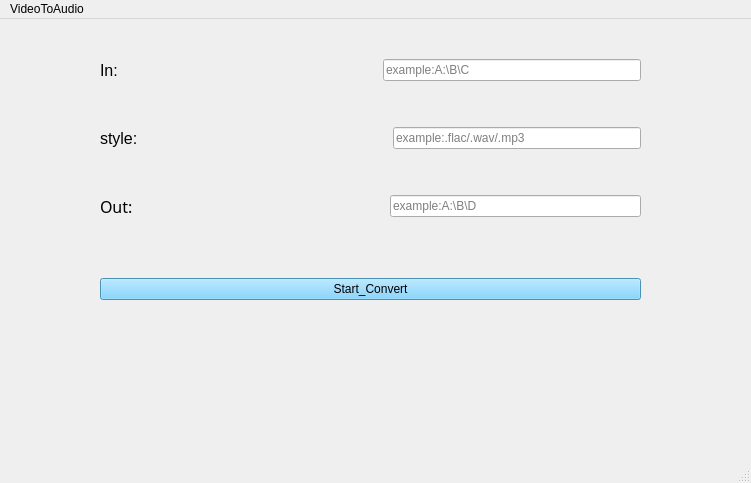
<?xml version="1.0" encoding="UTF-8"?>
<ui version="4.0">
 <class>MainWindow</class>
 <widget class="QMainWindow" name="MainWindow">
  <property name="geometry">
   <rect>
    <x>0</x>
    <y>0</y>
    <width>751</width>
    <height>483</height>
   </rect>
  </property>
  <property name="windowTitle">
   <string>MainWindow</string>
  </property>
  <widget class="QWidget" name="centralwidget">
   <widget class="QWidget" name="verticalLayoutWidget_2">
    <property name="geometry">
     <rect>
      <x>100</x>
      <y>40</y>
      <width>541</width>
      <height>241</height>
     </rect>
    </property>
    <layout class="QVBoxLayout" name="verticalLayout_2">
     <item>
      <layout class="QVBoxLayout" name="verticalLayout">
       <item>
        <layout class="QHBoxLayout" name="horizontalLayout_5">
         <item>
          <widget class="QLabel" name="label_5">
           <property name="font">
            <font>
             <family>Arial</family>
             <pointsize>12</pointsize>
            </font>
           </property>
           <property name="text">
            <string>In:</string>
           </property>
          </widget>
         </item>
         <item>
          <spacer name="horizontalSpacer_5">
           <property name="orientation">
            <enum>Qt::Horizontal</enum>
           </property>
           <property name="sizeHint" stdset="0">
            <size>
             <width>40</width>
             <height>20</height>
            </size>
           </property>
          </spacer>
         </item>
         <item>
          <widget class="QLineEdit" name="lineEdit_5">
           <property name="text">
            <string/>
           </property>
           <property name="placeholderText">
            <string>example:A:\B\C</string>
           </property>
          </widget>
         </item>
        </layout>
       </item>
       <item>
        <spacer name="verticalSpacer">
         <property name="orientation">
          <enum>Qt::Vertical</enum>
         </property>
         <property name="sizeHint" stdset="0">
          <size>
           <width>20</width>
           <height>40</height>
          </size>
         </property>
        </spacer>
       </item>
       <item>
        <layout class="QHBoxLayout" name="horizontalLayout">
         <item>
          <widget class="QLabel" name="label">
           <property name="font">
            <font>
             <family>Arial</family>
             <pointsize>12</pointsize>
            </font>
           </property>
           <property name="text">
            <string>style:</string>
           </property>
          </widget>
         </item>
         <item>
          <spacer name="horizontalSpacer">
           <property name="orientation">
            <enum>Qt::Horizontal</enum>
           </property>
           <property name="sizeHint" stdset="0">
            <size>
             <width>40</width>
             <height>20</height>
            </size>
           </property>
          </spacer>
         </item>
         <item>
          <widget class="QLineEdit" name="lineEdit">
           <property name="text">
            <string/>
           </property>
           <property name="placeholderText">
            <string>example:.flac/.wav/.mp3</string>
           </property>
          </widget>
         </item>
        </layout>
       </item>
       <item>
        <spacer name="verticalSpacer_2">
         <property name="orientation">
          <enum>Qt::Vertical</enum>
         </property>
         <property name="sizeHint" stdset="0">
          <size>
           <width>20</width>
           <height>40</height>
          </size>
         </property>
        </spacer>
       </item>
       <item>
        <layout class="QHBoxLayout" name="horizontalLayout_4">
         <item>
          <widget class="QLabel" name="label_4">
           <property name="font">
            <font>
             <family>DengXian</family>
             <pointsize>12</pointsize>
            </font>
           </property>
           <property name="text">
            <string>Out:</string>
           </property>
          </widget>
         </item>
         <item>
          <spacer name="horizontalSpacer_4">
           <property name="orientation">
            <enum>Qt::Horizontal</enum>
           </property>
           <property name="sizeHint" stdset="0">
            <size>
             <width>40</width>
             <height>20</height>
            </size>
           </property>
          </spacer>
         </item>
         <item>
          <widget class="QLineEdit" name="lineEdit_4">
           <property name="text">
            <string/>
           </property>
           <property name="placeholderText">
            <string>example:A:\B\D</string>
           </property>
          </widget>
         </item>
        </layout>
       </item>
      </layout>
     </item>
     <item>
      <spacer name="verticalSpacer_3">
       <property name="orientation">
        <enum>Qt::Vertical</enum>
       </property>
       <property name="sizeHint" stdset="0">
        <size>
         <width>20</width>
         <height>40</height>
        </size>
       </property>
      </spacer>
     </item>
     <item>
      <widget class="QPushButton" name="pushButton">
       <property name="styleSheet">
        <string notr="true">background-color: rgb(102, 204, 255);</string>
       </property>
       <property name="text">
        <string>Start_Convert</string>
       </property>
      </widget>
     </item>
    </layout>
   </widget>
  </widget>
  <widget class="QMenuBar" name="menubar">
   <property name="geometry">
    <rect>
     <x>0</x>
     <y>0</y>
     <width>751</width>
     <height>23</height>
    </rect>
   </property>
   <widget class="QMenu" name="menuVideoToAudio">
    <property name="title">
     <string>VideoToAudio</string>
    </property>
   </widget>
   <addaction name="menuVideoToAudio"/>
  </widget>
  <widget class="QStatusBar" name="statusbar"/>
 </widget>
 <resources>
  <include location="../Music_Projects/img/imgs__1.qrc"/>
 </resources>
 <connections/>
</ui>
